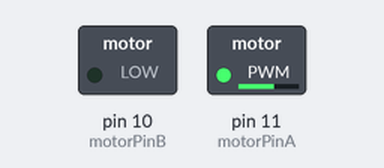
Simulated run of this sketch. Board: Arduino Uno, built with avr-gcc and run on an emulated ATmega328P. Parts: switched loads named in the sketch (green lamp = pin HIGH).

Above: at 0.1 s.
Timing chart, 0 to 1.6 s (numbered marks = the images above):
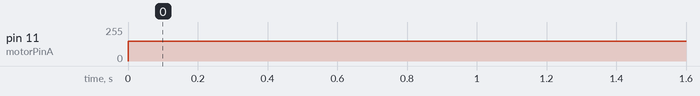

Measured:
- by itself, pin 11 (motorPinA): 0/255 → 150/255 at 0.00 s

The sketch:

4_motor_demo_functions.ino
```cpp
#define motorPinA 11                // can alternatively use digital pins 5 & 6 instead of 10 & 11
#define motorPinB 10

int Speed = 150;                    // choose speed variable in range [0, 255]

void setup(){
  pinMode(motorPinA, OUTPUT);
  pinMode(motorPinB, OUTPUT);
}

void loop(){
  driveForward(Speed);
  delay(2000);
  driveBackward(Speed);
  delay(2000);
}

void driveForward(int Spd){
  // creating functions, like driveForward(), store blocks of code
  // functions make code modular, and easier to scale without needing to repeat lines of code
  analogWrite(motorPinA, Spd);
  analogWrite(motorPinB, LOW);
}

void driveBackward(int Spd){
  analogWrite(motorPinA, Spd);
  analogWrite(motorPinB, LOW);
}
```
